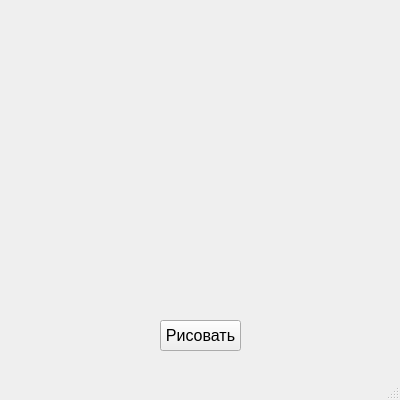
<?xml version="1.0" encoding="UTF-8"?>
<ui version="4.0">
 <class>MainWindow</class>
 <widget class="QMainWindow" name="MainWindow">
  <property name="geometry">
   <rect>
    <x>0</x>
    <y>0</y>
    <width>400</width>
    <height>400</height>
   </rect>
  </property>
  <property name="windowTitle">
   <string>MainWindow</string>
  </property>
  <widget class="QWidget" name="centralwidget">
   <widget class="QPushButton" name="btn">
    <property name="geometry">
     <rect>
      <x>160</x>
      <y>320</y>
      <width>81</width>
      <height>31</height>
     </rect>
    </property>
    <property name="font">
     <font>
      <pointsize>12</pointsize>
     </font>
    </property>
    <property name="text">
     <string>Рисовать</string>
    </property>
   </widget>
  </widget>
  <widget class="QMenuBar" name="menubar">
   <property name="geometry">
    <rect>
     <x>0</x>
     <y>0</y>
     <width>400</width>
     <height>21</height>
    </rect>
   </property>
  </widget>
  <widget class="QStatusBar" name="statusbar"/>
 </widget>
 <resources/>
 <connections/>
</ui>
